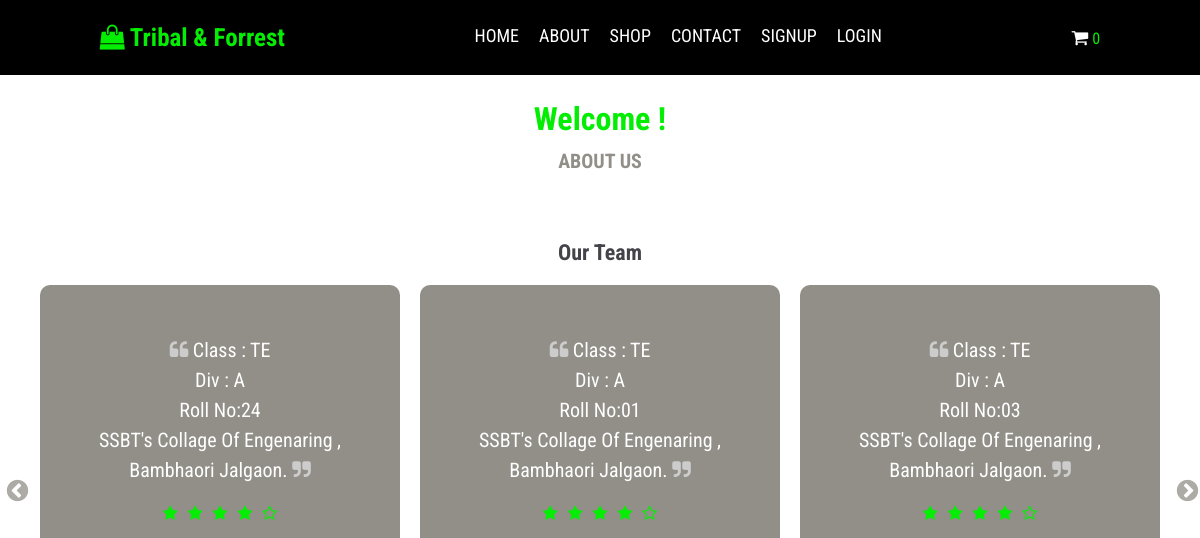
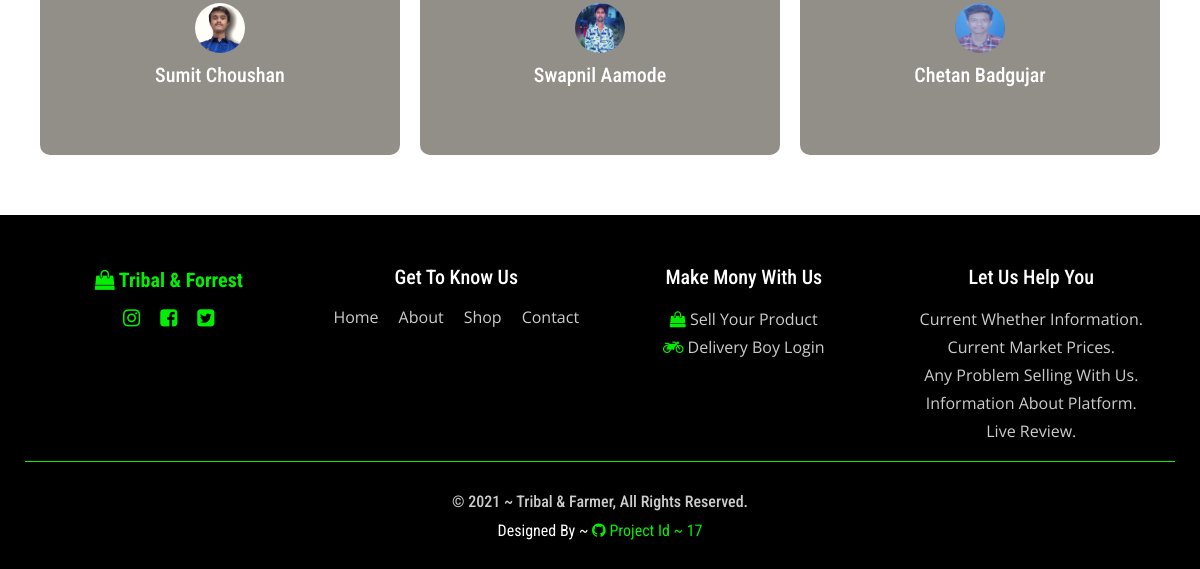
Page /about.php on the earlier database version (2 pictures, top to bottom).
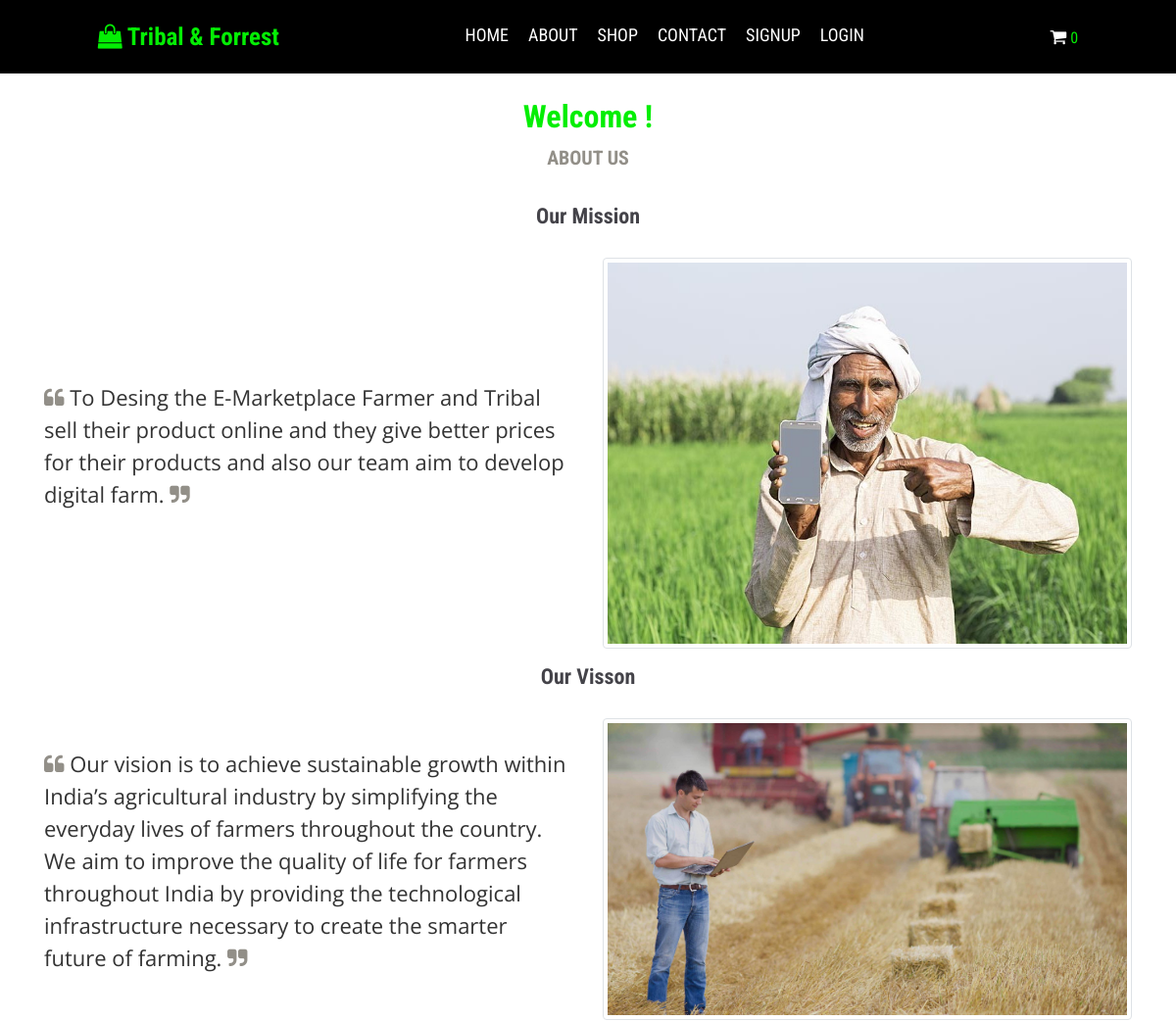
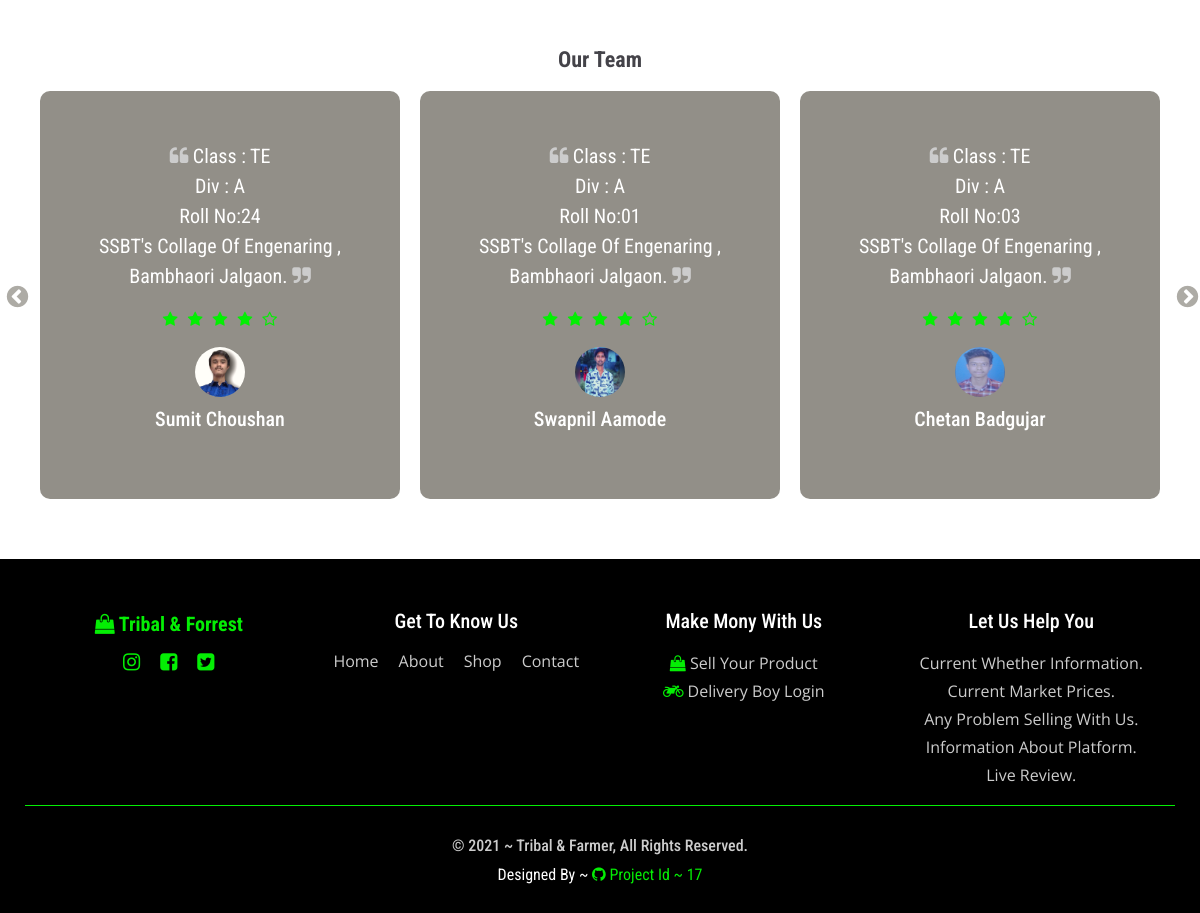
Same page on the later database version (2 pictures, top to bottom).
### tables this page shows
CREATE TABLE `about_us` (
  `id` int(11) NOT NULL,
  `image` varchar(255) NOT NULL,
  `heading` varchar(255) NOT NULL,
  `message` text NOT NULL,
  `order_number` int(11) NOT NULL,
  `added_on` timestamp NOT NULL DEFAULT current_timestamp() ON UPDATE current_timestamp(),
  `status` tinyint(4) NOT NULL
);

### about.php (the view, shortened to what this page needs)
<?php
    include 'includes/navigation_bar.php';
?>
    <div class="container about_us">
        <div class="row heading">
            <div class="col-xl-12">
                <h2>Welcome !</h2>
                <p>About Us</p>
            </div>
        </div>
        <?php
            $sql=mysqli_query($con,"SELECT * FROM about_us where status = '1' order by order_number");
            while ($row = mysqli_fetch_assoc($sql)){
        ?>
            <div class="row mt-3" id="subtitle">
                <div class="col-xl-12">
                    <h3><?php echo $row['heading'];?></h3>
                </div>
            </div>
            <div class="row about_body">
                <div class="col-xl-6">
                    <p><i class="fa fa-quote-left" aria-hidden="true"></i> <?php echo $row['message'];?> <i class="fa fa-quote-right" aria-hidden="true"></i></p>
                </div>
                <div class="col-xl-6">
                    <img src="<?php echo SITE_ABOUT_IMAGE.$row['image']?>" class="img-responsive img-thumbnail img-fluid" alt="">
                </div>
            </div>
            <?php } ?>
             <div class="row mt-5" id="subtitle">
                <div class="col-xl-12">
                    <h3>Our Team</h3>
                </div>
            </div>
            <div class="row our_slider">
                <div class="story_body">
                    <p><i class="fa fa-quote-left" aria-hidden="true"></i>  Class : TE<br> Div : A <br> Roll No:24 <br> SSBT's Collage Of Engenaring , Bambhaori Jalgaon.  <i class="fa fa-quote-right" aria-hidden="true"></i></p>
                    <ul class="d-flex">
                        <li>
                            <i class="fa fa-star" aria-hidden="true"></i>
                        </li>
                        <li>
                            <i class="fa fa-star" aria-hidden="true"></i>
                        </li>
                        <li>
                            <i class="fa fa-star" aria-hidden="true"></i>
                        </li>
                        <li>
                            <i class="fa fa-star" aria-hidden="true"></i>
                        </li>
                        <li>
                            <i class="fa fa-star-o" aria-hidden="true"></i>
                        </li>
                    </ul>
                    <center>
                        <img src="<?php echo WEBSITE_PATH; ?>assets/team/sumit.jpeg" alt="">
                    </center>
                    <h5>Sumit Choushan</h5>
                </div>
                <div class="story_body">
                    <p><i class="fa fa-quote-left" aria-hidden="true"></i>  Class : TE<br> Div : A <br> Roll No:01 <br> SSBT's Collage Of Engenaring , Bambhaori Jalgaon.  <i class="fa fa-quote-right" aria-hidden="true"></i></p>
                    <ul class="d-flex">
                        <li>
                            <i class="fa fa-star" aria-hidden="true"></i>
                        </li>
                        <li>
                            <i class="fa fa-star" aria-hidden="true"></i>
                        </li>
                        <li>
                            <i class="fa fa-star" aria-hidden="true"></i>
                        </li>
                        <li>
                            <i class="fa fa-star" aria-hidden="true"></i>
                        </li>
                        <li>
                            <i class="fa fa-star-o" aria-hidden="true"></i>
                        </li>
                    </ul>
                    <center>
                        <img src="<?php echo WEBSITE_PATH; ?>assets/team/swapnil.jpeg" alt="">
                    </center>
                    <h5>Swapnil Aamode</h5>
                </div>
                <div class="story_body">
                    <p><i class="fa fa-quote-left" aria-hidden="true"></i>  Class : TE<br> Div : A <br> Roll No:03 <br> SSBT's Collage Of Engenaring , Bambhaori Jalgaon.  <i class="fa fa-quote-right" aria-hidden="true"></i></p>
                    <ul class="d-flex">
                        <li>
                            <i class="fa fa-star" aria-hidden="true"></i>
                        </li>
                        <li>
                            <i class="fa fa-star" aria-hidden="true"></i>
                        </li>
                        <li>
                            <i class="fa fa-star" aria-hidden="true"></i>
                        </li>
                        <li>
                            <i class="fa fa-star" aria-hidden="true"></i>
                        </li>
                        <li>
                            <i class="fa fa-star-o" aria-hidden="true"></i>
                        </li>
                    </ul>
                    <center>
                        <img src="<?php echo WEBSITE_PATH; ?>assets/team/chetan.jpeg" alt="">
                    </center>
                    <h5>Chetan Badgujar</h5>
                </div>
            </div>
    </div>
<?php
    include 'includes/footer.php';
?>

Differences in the rows shown:
added about_us: heading "Our Mission", message "To Desing the E-Marketplace Farmer and Tribal sell their product online and they give better prices for their products and also our team aim to develop digital farm.", image (picture)
added about_us: heading "Our Visson", message "Our vision is to achieve sustainable growth within India’s agricultural industry by simplifying the everyday lives of farmers throughout the country. We aim to improve the quality of life for farmers throughout India by providing the technological infrastructure necessary to create the smarter future of farming.", image (picture)
